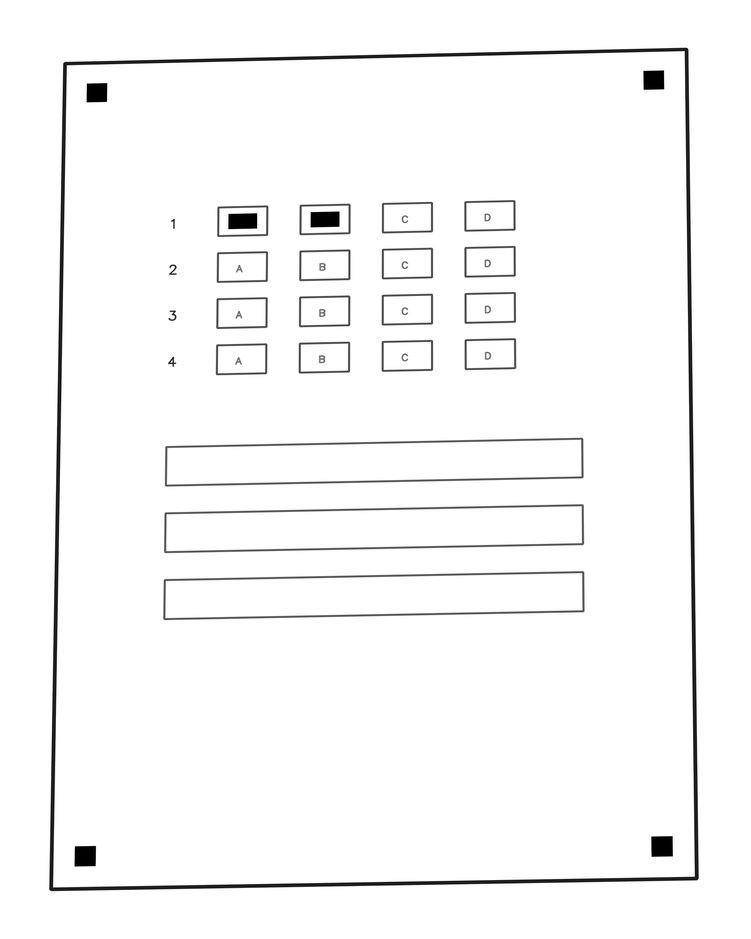
#> input picture datasets/synthetic/answer-sheet-a-v0.1-ambiguous.png, 751 x 939 px, shrunk from 2000 x 2500 before the run; its folder holds only this picture in this run
$ python -i geometry.py   (imports and definitions only)
#> lines starting #> are read from the running program, lines starting #| are printed output that depends on the picture; after the words box and inside, x2 and y2 are one past the last pixel; in counts of white or black regions, pixels touching at a corner belong together
#> further down, picture is the input picture: shape (939, 751); min 0, max 255, mean 247.9
from __future__ import annotations

from dataclasses import dataclass, field

import cv2
import numpy as np

from src.omr.template import AnswerSheetTemplate, MarkerSpec
from src.preprocessing.quality import ImageQualityMetrics, measure_image_quality


@dataclass(frozen=True)
class MarkerDetection:
    marker_id: str
    center: tuple[float, float]
    score: float


@dataclass(frozen=True)
class PageDetection:
    quad: np.ndarray | None
    perspective_quality: float
    page_complete: bool
    area_ratio: float
    details: dict[str, float | str] = field(default_factory=dict)


# [7 lines that did not run here, left out]


def _order_points(points: np.ndarray) -> np.ndarray:
    points = np.asarray(points, dtype=np.float32).reshape(4, 2)
    ordered = np.zeros((4, 2), dtype=np.float32)
    sums = points.sum(axis=1)
    diffs = np.diff(points, axis=1).reshape(-1)
    ordered[0] = points[np.argmin(sums)]
    ordered[2] = points[np.argmax(sums)]
    ordered[1] = points[np.argmin(diffs)]
    ordered[3] = points[np.argmax(diffs)]
    return ordered


def _quad_quality(quad: np.ndarray, image_area: float) -> tuple[float, float]:
    rect = _order_points(quad)
    area = abs(float(cv2.contourArea(rect.astype(np.float32))))
    area_ratio = min(1.0, max(0.0, area / max(image_area, 1.0)))
    cosines: list[float] = []
    for index in range(4):
        p0 = rect[index]
        p1 = rect[(index - 1) % 4] - p0
        p2 = rect[(index + 1) % 4] - p0
        denominator = float(np.linalg.norm(p1) * np.linalg.norm(p2))
        cosines.append(abs(float(np.dot(p1, p2) / denominator)) if denominator else 1.0)
    right_angle_score = 1.0 - min(1.0, max(cosines) / 0.5)
    return round(min(1.0, max(0.0, 0.5 * right_angle_score + 0.5 * area_ratio)), 4), area_ratio


def detect_page_quad(gray: np.ndarray) -> PageDetection:
    height, width = gray.shape[:2]
#> height = 939; width = 751
    image_area = float(height * width)
#> image_area = 705189
    blurred = cv2.GaussianBlur(gray, (5, 5), 0)
    edges = cv2.Canny(blurred, 40, 160)
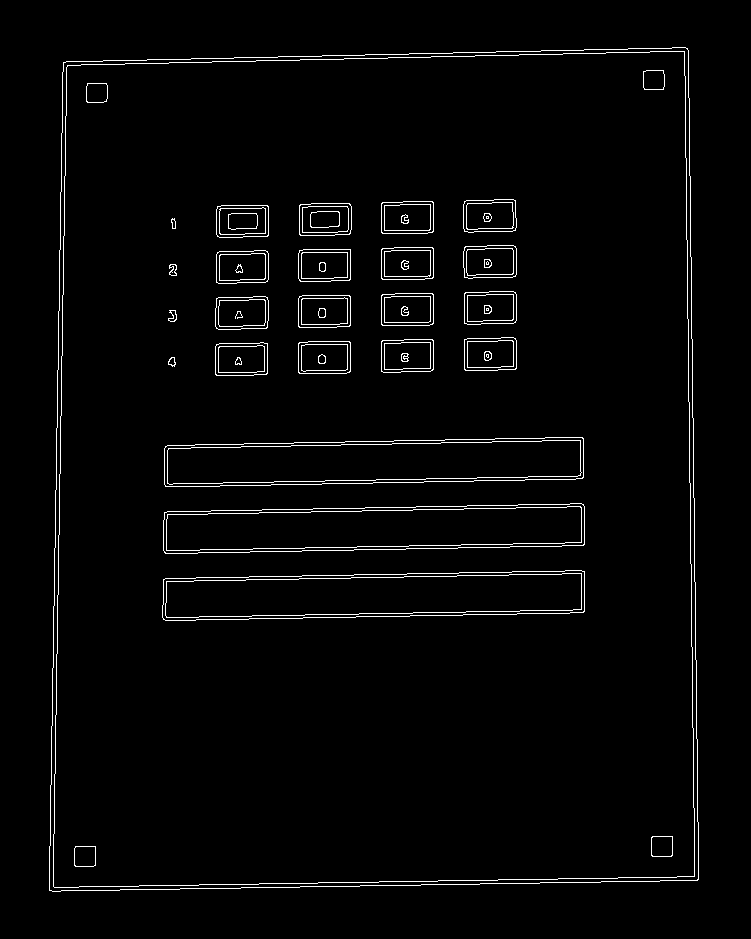
#> edges: shape (939, 751); 2.5% white in thin lines or dots, all inside (x1, y1, x2, y2) = (49, 47, 699, 892)
    contours, _ = cv2.findContours(edges, cv2.RETR_LIST, cv2.CHAIN_APPROX_SIMPLE)
#> contours = 136 contours, 10 with area under 20; largest, box (x1, y1, x2, y2) and area: (49, 47, 699, 892) 529619, (49, 47, 699, 892) 529616, (53, 51, 695, 888) 518792, (53, 51, 695, 888) 518790, (162, 570, 585, 621) 17709

    candidates: list[tuple[float, np.ndarray, float, bool]] = []
    minimum_area = image_area * 0.18
#> minimum_area = 126934
    for contour in sorted(contours, key=cv2.contourArea, reverse=True)[:30]:
        area = float(cv2.contourArea(contour))
        if area < minimum_area:
            continue
        perimeter = cv2.arcLength(contour, True)
        approximation = cv2.approxPolyDP(contour, 0.02 * perimeter, True)
        if len(approximation) != 4 or not cv2.isContourConvex(approximation):
            continue
        quad = approximation.reshape(4, 2).astype(np.float32)
        quality, area_ratio = _quad_quality(quad, image_area)
        page_complete = bool(np.all(quad[:, 0] >= -3) and np.all(quad[:, 0] <= width + 3))
        page_complete = page_complete and bool(
            np.all(quad[:, 1] >= -3) and np.all(quad[:, 1] <= height + 3)
        )
        candidates.append((area, quad, quality, page_complete))
#> this loop made 30 passes
#> after the loop, candidates = 4 items

    if not candidates:
        return PageDetection(
            quad=None,
            perspective_quality=0.0,
            page_complete=False,
            area_ratio=0.0,
            details={"reason": "no_quadrilateral_detected"},
        )

    _, quad, quality, page_complete = max(candidates, key=lambda item: item[0])
#> quad = [[687, 48], [63, 62], [49, 890], [698, 879]]; quality = 0.835
    _, area_ratio = _quad_quality(quad, image_area)
#> area_ratio = 0.749
    return PageDetection(
        quad=_order_points(quad),
        perspective_quality=quality,
        page_complete=page_complete and area_ratio >= 0.25,
        area_ratio=round(area_ratio, 4),
        details={"candidate_count": str(len(candidates))},
    )


# [109 lines left out: functions warp_quad, _find_marker_in_region, detect_markers, refine_with_markers, preprocess_page, not called in this run]

>>> import cv2
>>> picture = cv2.imread('../../datasets/synthetic/answer-sheet-a-v0.1-ambiguous.png', cv2.IMREAD_GRAYSCALE)
>>> result = detect_page_quad(picture)
